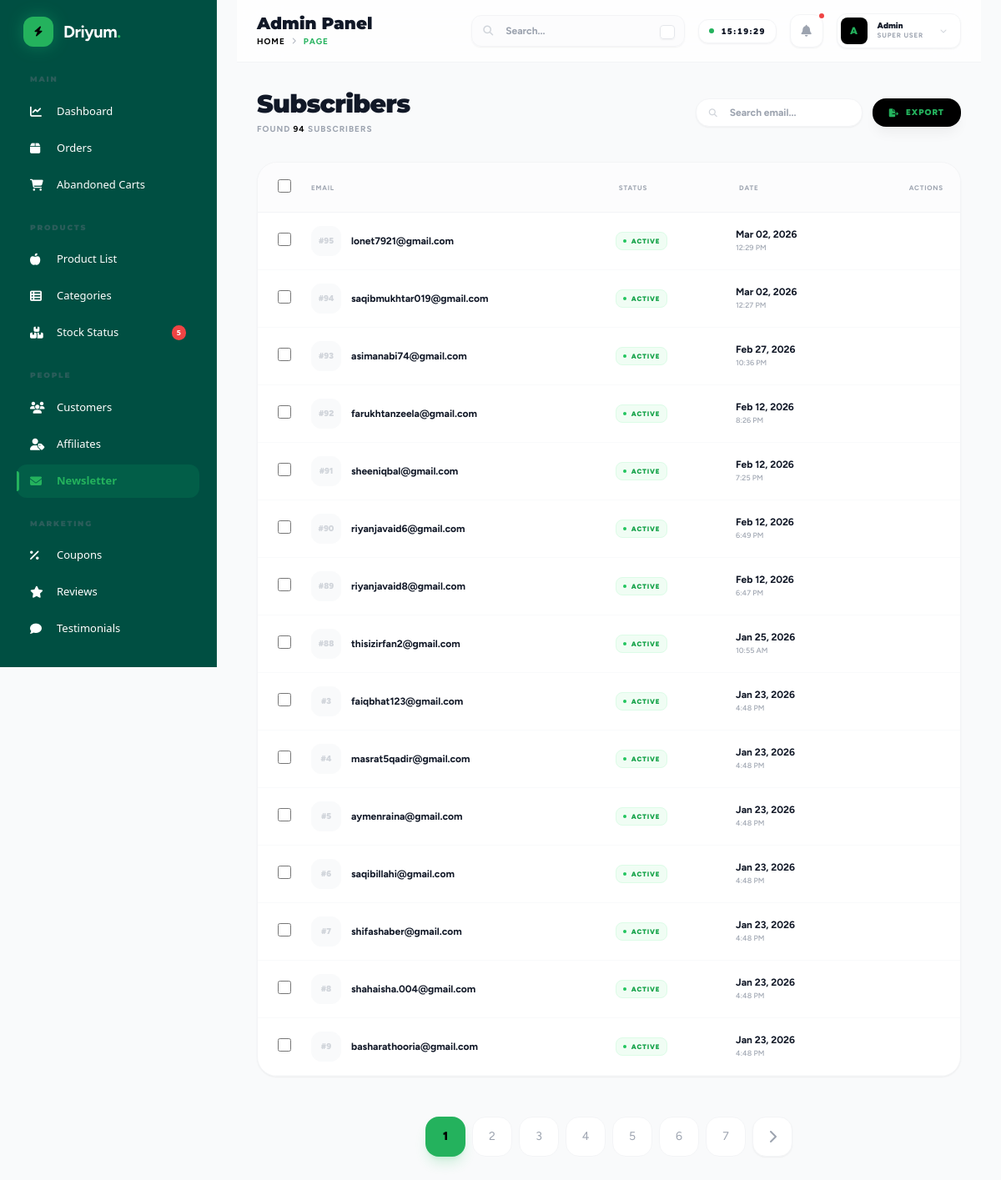
The page /admin/subscribers.php (signed in) on the database as committed earlier.
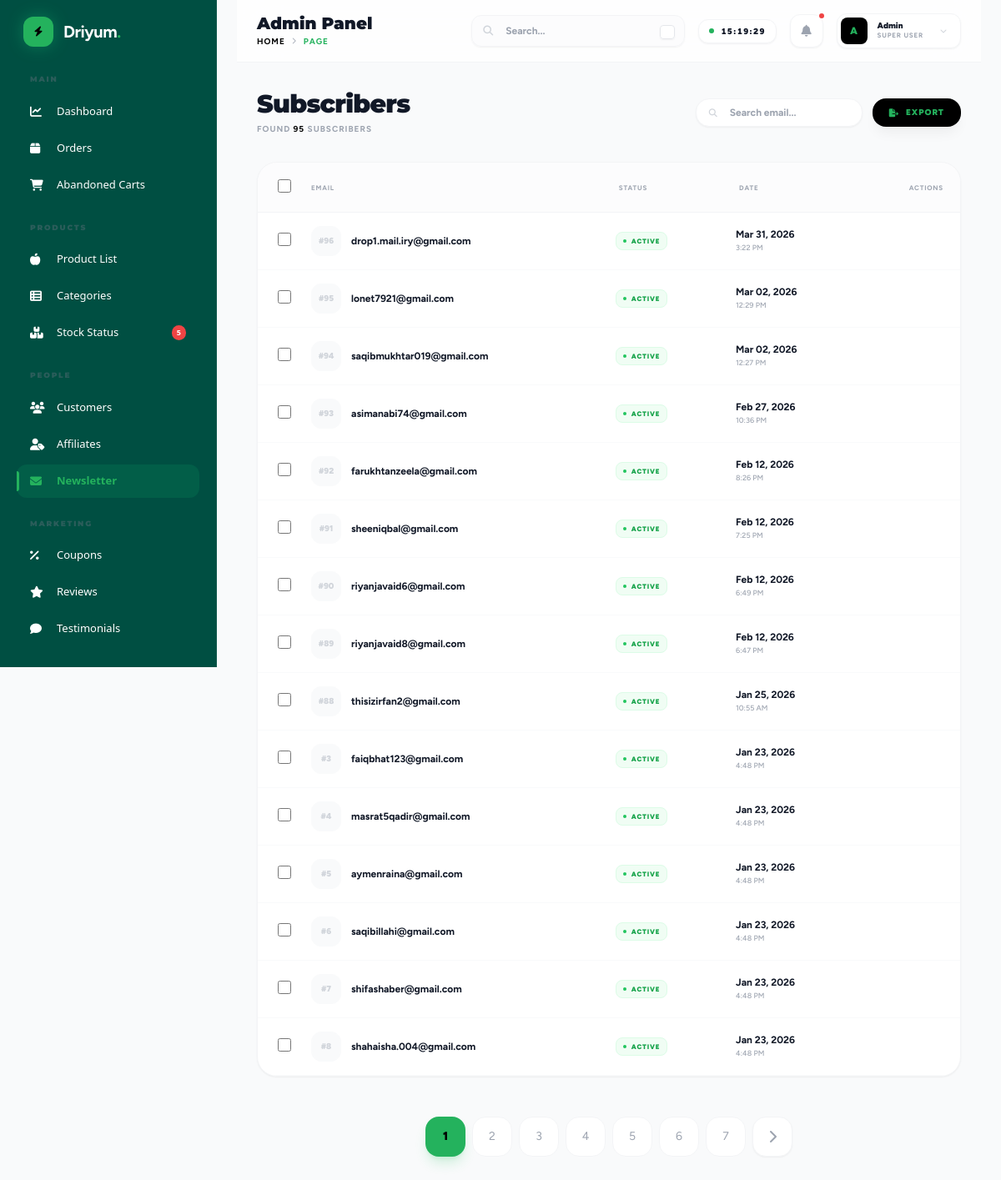
The same page on the database as committed later.
### tables this page shows
CREATE TABLE `newsletter_subscribers` (
  `id` int(11) NOT NULL,
  `email` varchar(255) NOT NULL,
  `is_active` tinyint(1) DEFAULT 1,
  `subscribed_at` timestamp NOT NULL DEFAULT current_timestamp()
);

### config/database.php (called while the page is built, shortened)
<?php
function get_db_connection() {
    static $conn = null;
    if ($conn === null) {
        $conn = @mysqli_connect(DB_HOST, DB_USER, DB_PASS, DB_NAME);
        mysqli_set_charset($conn, "utf8mb4");
        mysqli_query($conn, "SET time_zone = '+05:30'");
    }
    return $conn;
}
function execute_query($sql, $params = []) {
    $conn = get_db_connection();
    if (!empty($params)) {
        $stmt = mysqli_prepare($conn, $sql);
        if ($stmt) {
            $types = '';
            $values = [];
            foreach ($params as $param) {
                if (is_int($param)) {
                    $types .= 'i';
                } elseif (is_double($param)) {
                    $types .= 'd';
                } else {
                    $types .= 's';
                }
                $values[] = $param;
            }
            mysqli_stmt_bind_param($stmt, $types, ...$values);
            $result = mysqli_stmt_get_result($stmt);
            return $result;
        }
        return false;
    }
    return mysqli_query($conn, $sql);
}
function fetch_all($sql, $params = []) {
    $result = execute_query($sql, $params);
    if ($result) {
        $rows = [];
        while ($row = mysqli_fetch_assoc($result)) {
            $rows[] = $row;
        }
        return $rows;
    }
    return [];
}
function fetch_one($sql, $params = []) {
    $result = execute_query($sql, $params);
    if ($result) {
        return mysqli_fetch_assoc($result);
    }
    return null;
}

### admin/subscribers.php (the view, shortened to what the changed rows need)
<?php
require_once '../config/database.php';
require_once '../includes/functions.php';
$search = sanitize_input($_GET['q'] ?? '');
include 'includes/header.php';
$params = [];
$query = "SELECT * FROM newsletter_subscribers";
$query .= " ORDER BY subscribed_at DESC";
$pagination = get_pagination_data($query, $params, 15);
$subscribers = $pagination['records'];
?>
<div class="mb-8 flex flex-col md:flex-row justify-between items-start md:items-center gap-6 anim-up">
    <div>
        <h1 class="text-3xl font-black text-gray-900 crimson-pro tracking-tight">Subscribers</h1>
        <p class="text-[10px] font-bold text-gray-400 uppercase tracking-widest mt-1">Found <span class="text-black"><?php echo $pagination['total_records']; ?></span> subscribers</p>
    </div>
</div>
<div class="bg-white rounded-3xl shadow-sm border border-gray-100 overflow-hidden anim-up">
    <div class="overflow-x-auto">
        <table class="w-full text-left border-collapse" id="subscribersTable">
            <thead>
                <tr class="text-gray-400 text-[8px] uppercase bg-gray-50/50 border-b border-gray-100 font-black tracking-widest">
                    <th class="p-5 w-16 text-center">
                        <input type="checkbox" id="selectAllHeader" class="w-4 h-4 rounded border-gray-200 text-black focus:ring-black cursor-pointer">
                    </th>
                    <th class="p-5 pl-0">Email</th>
                    <th class="p-5">Status</th>
                    <th class="p-5 hidden sm:table-cell">Date</th>
                    <th class="p-5 text-right">Actions</th>
                </tr>
            </thead>
            <tbody class="text-xs text-gray-600">
                <?php foreach ($subscribers as $s): ?>
                <tr class="border-b border-gray-50 hover:bg-gray-50/50 transition-all group">
                    <td class="p-4 text-center">
                        <input type="checkbox" value="<?php echo $s['id']; ?>" class="subscriber-checkbox w-4 h-4 rounded border-gray-200 text-[#24B25D] focus:ring-[#24B25D] cursor-pointer">
                    </td>
                    <td class="p-4 pl-0">
                        <div class="flex items-center gap-3">
                            <div class="w-9 h-9 rounded-xl bg-gray-50 flex items-center justify-center text-gray-300 font-black text-[10px] border border-gray-50 group-hover:bg-black group-hover:text-[#24B25D] transition-all">
                                #<?php echo $s['id']; ?>
                            </div>
                            <div class="font-bold text-gray-900"><?php echo $s['email']; ?></div>
                        </div>
                    </td>
                    <td class="p-4">
                        <a href="?toggle=<?php echo $s['id']; ?><?php echo $search ? '&q='.$search : ''; ?>" class="inline-block">
                            <?php if($s['is_active']): ?>
                                <span class="px-2 py-0.5 rounded-lg text-[8px] font-black uppercase tracking-widest border border-green-100 bg-green-50 text-green-600 flex items-center gap-1.5">
                                    <span class="w-1 h-1 rounded-full bg-green-500"></span> Active
                                </span>
                            <?php else: ?>
                                <span class="px-2 py-0.5 rounded-lg text-[8px] font-black uppercase tracking-widest border border-gray-100 bg-gray-50 text-gray-400">Inactive</span>
                            <?php endif; ?>
                        </a>
                    </td>
                    <td class="p-4 hidden sm:table-cell">
                        <div class="font-bold text-gray-900"><?php echo date('M d, Y', strtotime($s['subscribed_at'])); ?></div>
                        <div class="text-[9px] text-gray-400 font-medium"><?php echo date('g:i A', strtotime($s['subscribed_at'])); ?></div>
                    </td>
                    <td class="p-4 text-right">
                    </td>
                </tr>
                <?php endforeach; ?>
            </tbody>
        </table>
    </div>
</div>
<?php echo render_pagination($pagination['total_pages'], $pagination['current_page']); ?>
<?php include 'includes/footer.php'; ?>

### includes/functions.php (shortened to what the changed rows need)
<?php
require_once __DIR__ . '/../config/database.php';
function sanitize_input($data) {
    $data = trim($data);
    $data = stripslashes($data);
    $data = htmlspecialchars($data, ENT_QUOTES, 'UTF-8');
    return $data;
}
function get_pagination_data($query, $params = [], $per_page = 10) {
    $page = isset($_GET['page']) ? (int)$_GET['page'] : 1;
    $count_query = "SELECT COUNT(*) as total FROM ($query) as t";
    $total_res = fetch_one($count_query, $params);
    $total_records = $total_res['total'] ?? 0;
    $total_pages = ceil($total_records / $per_page);
    $offset = ($page - 1) * $per_page;
    $paginated_query = $query . " LIMIT $per_page OFFSET $offset";
    $records = fetch_all($paginated_query, $params);
    return [
        'records' => $records,
        'current_page' => $page,
        'total_pages' => $total_pages,
        'total_records' => $total_records,
        'per_page' => $per_page
    ];
}
function render_pagination($total_pages, $current_page) {
    $html = '<div class="flex items-center justify-center gap-2 mt-12 pb-12 anim-up">';
    $url = $_SERVER['PHP_SELF'];
    $params = $_GET;
    for ($i = 1; $i <= $total_pages; $i++) {
        $params['page'] = $i;
        $page_url = $url . '?' . http_build_query($params);
        $active_class = ($i == $current_page) ? 'bg-[#24B25D] text-black border-transparent shadow-lg shadow-green-500/20 font-black' : 'bg-white text-gray-400 hover:bg-gray-50 border-gray-100';
        $html .= "<a href='$page_url' class='w-12 h-12 rounded-2xl border flex items-center justify-center text-sm transition-all $active_class'>$i</a>";
    }
    if ($current_page < $total_pages) {
        $params['page'] = $current_page + 1;
        $next_url = $url . '?' . http_build_query($params);
        $html .= "<a href='$next_url' class='w-12 h-12 bg-white border border-gray-100 rounded-2xl flex items-center justify-center text-gray-400 hover:bg-black hover:text-[#24B25D] transition-all shadow-sm'><i class='fas fa-chevron-right'></i></a>";
    }
    $html .= '</div>';
    return $html;
}

Rows that differ between the two databases and show on the page:
no longer on this page (row unchanged): newsletter_subscribers: id "9", email "basharathooria@gmail.com", is_active 1 (drawn), subscribed_at "Jan 23, 2026", subscribed_at "4:48 PM"
added newsletter_subscribers: id "96", email "drop1.mail.iry@gmail.com", is_active 1 (drawn), subscribed_at "Mar 31, 2026", subscribed_at "3:22 PM"
Other text that changed with them:
$pagination['total_records']: "94" → "95"
